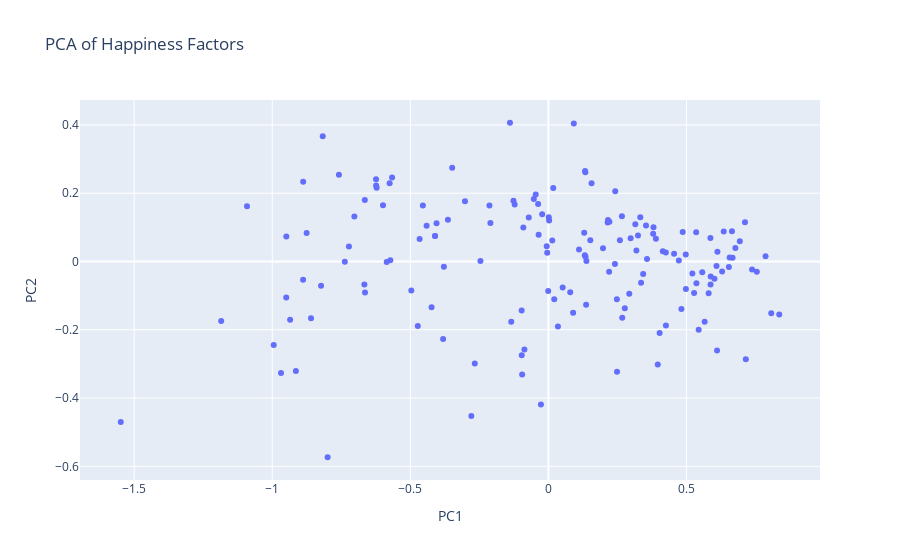

The cell this chart's notebook holds for it:
### Code cell
from sklearn.decomposition import PCA
import numpy as np

# Assuming `df` has columns for the factors you're interested in
X = filtered_df[['GDP per Capita', 'Family', 'Life Expectancy', 'Freedom', 'Generosity', 'Perceptions of Corruption']]
pca = PCA(n_components=2)
principal_components = pca.fit_transform(X)

# Add PCA results to DataFrame
df_pca = pd.DataFrame(data=principal_components, columns=['PC1', 'PC2'])
df_pca['Country'] = filtered_df['Country']

# Plot PCA results
fig = px.scatter(df_pca, x='PC1', y='PC2', text='Country', title='PCA of Happiness Factors')
fig.show()

### Figure 1 — Plotly figure (JSON) as saved in the notebook; plotly's stock layout.template omitted (floating-point values rounded to 4 significant figures; data arrays with more than 128 entries replaced by an {"elided": "..."} marker saying what was removed)
{"data": [{"hovertemplate": "PC1=%{x}<br>PC2=%{y}<br>Country=%{text}<extra></extra>", "legendgroup": "", "marker": {"color": "#636efa", "symbol": "circle"}, "mode": "markers+text", "name": "", "orientation": "v", "showlegend": false, "text": {"elided": "156 null values"}, "type": "scatter", "x": {"elided": "156 float values"}, "xaxis": "x", "y": {"elided": "156 float values"}, "yaxis": "y"}], "layout": {"legend": {"tracegroupgap": 0}, "title": {"text": "PCA of Happiness Factors"}, "xaxis": {"anchor": "y", "domain": [0, 1], "title": {"text": "PC1"}}, "yaxis": {"anchor": "x", "domain": [0, 1], "title": {"text": "PC2"}}}}
